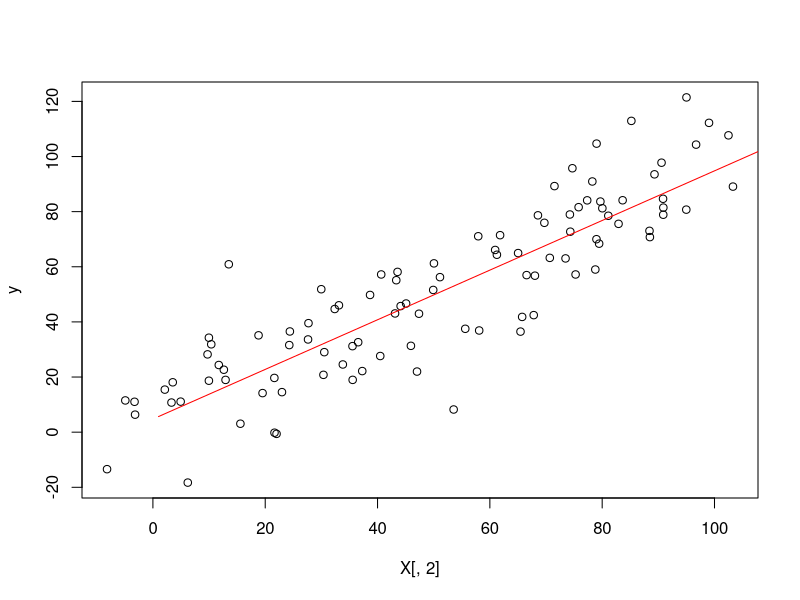

Generate this figure with R:
#
# Back to brass tacks.
# Author: Kyle Taylor
#

# fake some data
X <- matrix(c(rep(1,100),rnorm(100,1:100,7)),ncol=2) # design matrix
y <- rnorm(100,1:100,12)                             # response data

solve.regression <- function(b,X){ 
  sum <- rep(0,nrow(X))
  for (i in 2:ncol(X)){
    sum <- sum + (b[i]*X[,i])
  }
  return(sum+b[1])
}

mean.normalization <- function(X){
  for (i in 2:ncol(X)){
    X[,i] <- (X[, i] - mean(X[, i],na.rm = T)) / sd(X[, i])
  }
}

solve.betas <- function(X,y){
  as.vector(base::solve(t(X)%*%X)%*%(t(X)%*%y))
}

solve.residuals <- function(b,X,y){
  y-solve.regression(b,X)
}

np.bootstrap <- function(X,y,n=100,reportSE=T){
  betas <- NA
  for (i in 1:n){
    x <- X
    s <- sample(1:nrow(X),replace=T)
    y.bs <- y[s]
    
    for(j in 1:ncol(X)) {
      x[,j] <- X[s,j]
    }
    if(is.na(betas[1])){
      betas <- solve.betas(x,y.bs)
    } else {
      betas <- rbind(betas, solve.betas(x,y.bs))
    }
  }
  if(reportSE){
    b <- vector()
      for(i in 1:ncol(betas)) b <- append(b,sd(betas[,i])/sqrt(nrow(X)-1))
        return(b)
  } 
  return(betas)
}

solve.ser <- function(X,y){
  M <- diag(nrow(X))-(X%*%base::solve((t(X)%*%X))%*%t(X))
  L <- diag(nrow(X))-((rep(1,nrow(X))%*%t(rep(1,nrow(X))))/nrow(X))
  t(y)%*%(M%*%y) / (length(y)-(ncol(X)-1))
}

solve.rss <- function(X,y){
  nrow(X)-(ncol(X-1))/(nrow(X)) * solve.ser(X,y)
}

r.squared <- function(X,y){
  M <- diag(nrow(X))-(X%*%base::solve((t(X)%*%X))%*%t(X))
  L <- diag(nrow(X))-((rep(1,nrow(X))%*%t(rep(1,nrow(X))))/nrow(X))
  as.vector(1-((t(y)%*%(M%*%y))/(t(y)%*%(L%*%y))))
}

b<-solve.betas(X,y)
bs <- np.bootstrap(X,y,n=5000)
plot(y~X[,2])
lines(solve.regression(b,matrix(c(rep(1,119),0:118),ncol=2)),col="red")
